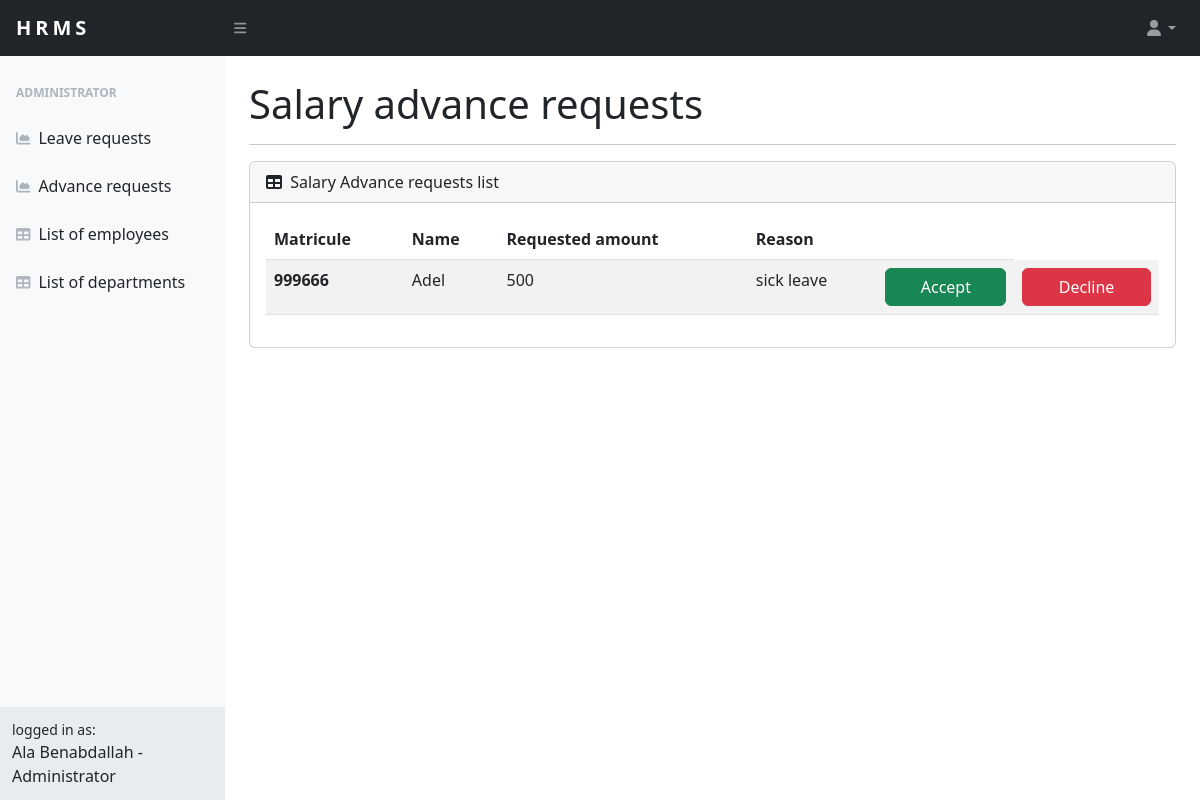
Page /admin/manage_advances (signed in) on the committed database.
### src/models.py (models this page shows, shortened)
class avance_salaire(db.Model):
    matricule = db.Column(db.Integer,db.ForeignKey('matricules.matricule'),primary_key=True) #cle etranger
    montant = db.Column(db.Integer)
    motif = db.Column(db.String)
    status = db.Column(db.Boolean)

class User(UserMixin,db.Model):
    matricule = db.Column(db.Integer,db.ForeignKey('matricules.matricule'),primary_key=True) #cle etranger
    first_name = db.Column(db.String(20))
    last_name = db.Column(db.String(20))
    email = db.Column(db.String(100), unique=True)
    password = db.Column(db.String(100))
    dep_name = db.Column(db.Integer,db.ForeignKey('departements.name')) #cle etranger
    address = db.Column(db.String(100))
    phone = db.Column(db.Integer)
    salaire = db.Column(db.Integer)
    is_admin = db.Column(db.Boolean,db.ForeignKey('matricules.is_admin'))

### src/admin/routes.py (the view)
@admin.route("/manage_advances",methods=['POST','GET'])
@login_required
def manage_advances():
    result = AdminOnly()
    if result == False:
        return redirect(url_for('home.home'))
    if request.method == 'POST':
        matricule=request.form["matricule"]
        advance = avance_salaire.query.filter_by(matricule=matricule).first()
        if request.form['submit_b'] == "Accept":
            advance.status = 1
            flash("Salary advance request is accepted")
        if request.form['submit_b'] == 'Decline':
            advance.status = 0
            flash("Salary advance request is declined")
        db.session.commit()
        return redirect(url_for('admin.manage_advances'))
    else:
        fullname,role = fullname_role()
        result = avance_salaire.query.all()
        advances_list = []
        for advance in result:
            advances_list.append({'matricule':advance.matricule,'firstname':User.query.filter_by(matricule=advance.matricule).first().first_name,'requested_amount':advance.montant,'reason':advance.motif})
        return render_template('admin/manage_advances.html',fullname = fullname,role=role,advances_list=advances_list)

### src/admin/modules.py (called while the page is built)
def AdminOnly():
    matricule = current_user.matricule
    user = Matricules.query.filter_by(matricule=matricule).first()
    if user.is_admin == 0:
        flash("Administrative access only")
    return True if user.is_admin == 1 else False

def fullname_role():
    fullname = current_user.first_name + " " + current_user.last_name
    user = Matricules.query.filter_by(matricule=current_user.matricule).first()
    is_admin = 'Administrator' if user.is_admin == 1 else 'Employee'
    return (fullname,is_admin)

### src/app.py (called while the page is built)
@login_manager.user_loader
def load_user(user_id):
    return User.query.get(int(user_id))

### src/templates/admin/manage_advances.html (shortened to what this page needs)
{% extends "base.html" %}
{% block content %}
<div id="layoutSidenav_content">
    <main>
        <div class="container-fluid px-4">
<h1 class="mt-4">Salary advance requests</h1><hr>
<div class="card mb-4">
    <div class="card-header">
        <i class="fas fa-table me-1"></i>
        Salary Advance requests list
      </div>
    <div class="card-body">
        <table class="table table-striped">
            <thead>
              <tr>
                <th scope="col">Matricule</th>
                <th scope="col">Name</th>
                <th scope="col">Requested amount</th>
                <th scope="col">Reason</th>
                <th scope="col"></th>
              </tr>
            </thead>
            <tbody>
                {% for advance in advances_list %}
                <form action="#" method="POST">
                 <tr>
                   <th scope="row"><input type="hidden" name="matricule" value="{{ advance['matricule'] }}"/>{{ advance['matricule'] }}</th>
                   <td>{{ advance['firstname'] }}</td>
                   <td>{{ advance['requested_amount'] }}</td>
                   <td>{{ advance['reason'] }}</td>
                   <td><input type="submit" name="submit_b" value="Accept" class="btn btn-success" style="width:100%"/></td>
                   <td><input type="submit" name="submit_b" value="Decline"  class="btn btn-danger" style="width:100%"/></td>
                 </tr>
                </form>
              {% endfor %}
            </tbody>
          </table>
    </div>
</div>
</div>
</main>
{% endblock content %}

### rows in the picture
avance_salaire: matricule "999666", requested_amount "500", reason "sick leave"
User: firstname "Adel"

### other values in the picture
{{ fullname }} "Ala Benabdallah"
{{ role }} "Administrator"
